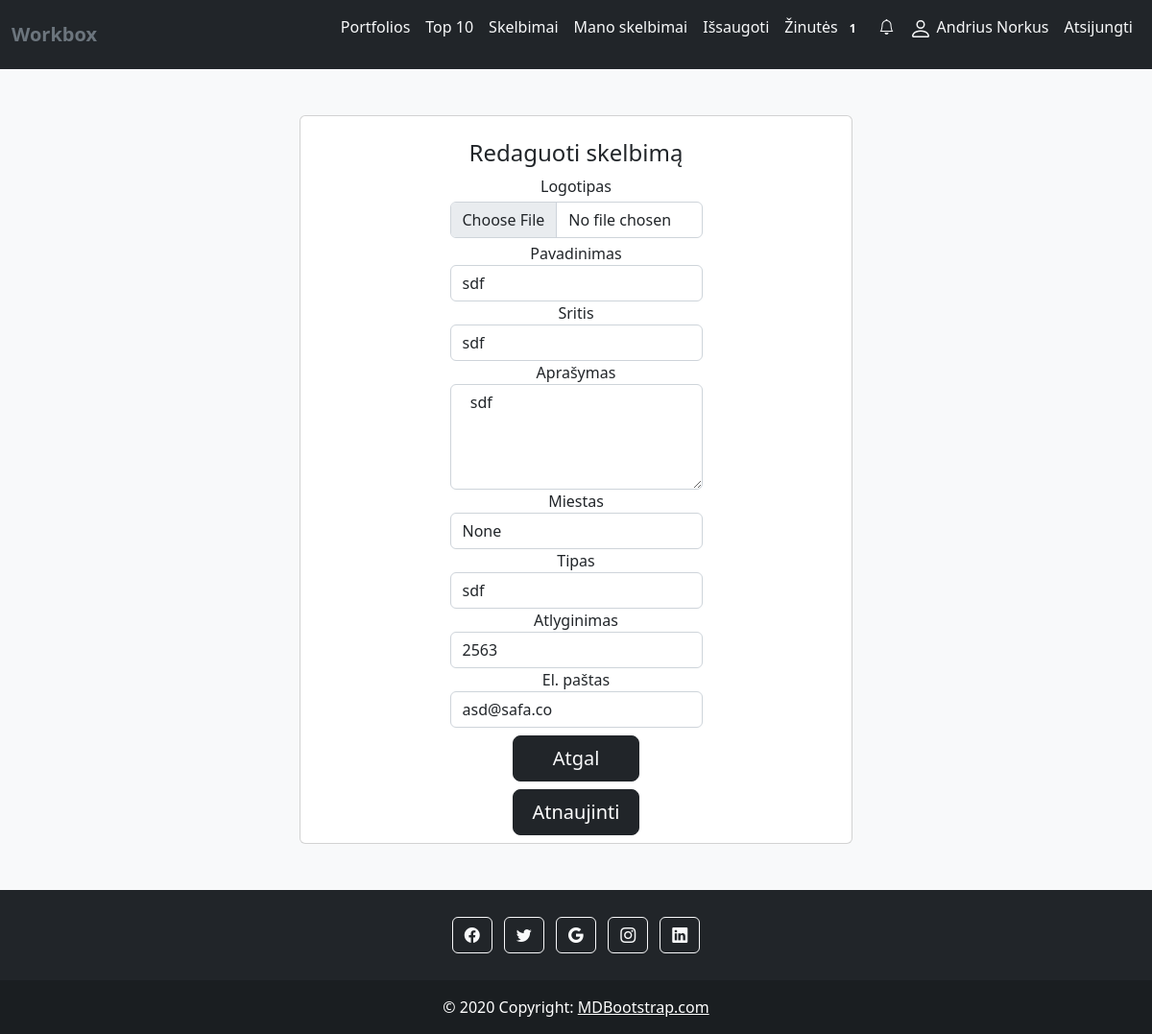
Page /edit_skelbimas/7 (signed in) on the committed database.
### core/models.py (models this page shows, shortened)
class Skelbimas(models.Model):
    logo = models.ImageField("Logo", default='no-image.png', upload_to='skelbimai', blank=True)
    name = models.CharField("Name",max_length=100, null=True,blank=True)
    about = models.CharField("About",max_length=100,null=True, blank=True)
    upload_date = models.DateField("Upload date",null=True,auto_now=True)
    area = models.CharField("Area",max_length=100, null=True, blank=True)
    user_id = models.ForeignKey("Profile", on_delete=models.CASCADE)
    type = models.CharField("Type",max_length=100,null=True, blank=True)
    salary = models.IntegerField("Salary",null=True, blank=True)
    email = models.CharField("Email",max_length=100,null=True, blank=True)
    location = models.CharField("Location", max_length=100, null=True, blank=True)

### core/views.py (the view, shortened to what this page needs)
# urls.py: path('edit_skelbimas/<int:id>', views.edit_skelbimas, name='edit_skelbimas'),
@login_required(login_url="signin")
def edit_skelbimas(request, id):
    user = request.user.id
    skelbimas = Skelbimas.objects.get(id=id)
    context = {
        'skelbimas': skelbimas,
        'useris': request.user,
    }
    return render(request, 'edit_skelbimas.html', context=context)

### core/views.py (called while the page is built)
def inbox_notifications(request):
    directs_count = 0
    if request.user.is_authenticated:
        directs_count = Message.objects.filter(user=request.user, is_read=False).count()
    return {'directs_count': directs_count}

def count_notifications(request):
    count_notifications = 0
    if request.user.is_authenticated:
        count_notifications = Notification.objects.filter(user=request.user, is_seen=False).count()
    return {'count_notifications': count_notifications}

### templates/edit_skelbimas.html (shortened to what this page needs)
{% extends 'base.html' %}
{% block content %}
{%load static%}
<div class="container-fluid my-5 w-50">
<section class="h-100 w-100 gradient-custom-2">
    <div class="card text-center">
        <br>
        <h4>Redaguoti skelbimą</h4>
        <form action="" method="POST" enctype="multipart/form-data">
            <div class="container w-50">
                <span>Logotipas</span>
                <input class="form-control my-1" type="file" name="logo">
                <span>Pavadinimas</span> <input type="text" class="form-control" name="pavadinimas" value="{{skelbimas.name}}">
                <span>Sritis</span> <input type="text" class="form-control" name="sritis" value="{{skelbimas.area}}">
                <span>Aprašymas</span> <textarea id="aprasymas" class="form-control" name="aprasymas" rows="4"
                                                 cols="50"> {{skelbimas.about}} </textarea>
                <span>Miestas</span> <input type="text" class="form-control" name="miestas" value="{{skelbimas.location}}">
                <span>Tipas</span> <input type="text" class="form-control" name="tipas" value="{{skelbimas.type}}">
                <span>Atlyginimas</span> <input type="text" class="form-control" name="atlyginimas" value="{{skelbimas.salary}}">
                <span>El. paštas</span> <input type="email" class="form-control" name="email" value="{{skelbimas.email}}">
                <button type="button" class="btn btn-dark btn-lg btn-block my-2" style="width:50%"><a class="text-light" href="{% url 'manoskelbimai' user %}" style="text-decoration:None;">Atgal</a>
                </button>
                <button type="submit" class="btn btn-dark btn-lg btn-block mb-2 " style="width:50%">Atnaujinti</button>
            </div>
        </form>
    </div>
</section>
    </div>
{% endblock %}

### templates/base.html (shortened to what this page needs)
<!DOCTYPE html>
{% load static %}
<html lang="en">
<head>
    <link href="https://cdn.jsdelivr.net/npm/bootstrap@5.2.2/dist/css/bootstrap.min.css" rel="stylesheet"
>
    <link rel="stylesheet" href="https://cdn.jsdelivr.net/npm/bootstrap-icons@1.9.1/font/bootstrap-icons.css">
</head>
<body class="bg-light d-flex flex-column min-vh-100">
<nav class="navbar navbar-expand-md bg-dark ">
    <div class="container-xxl ">
        <a href="{% url 'index'%}" class="navbar-brand">
            <span class="fw-bold text-secondary">Workbox</span>
        </a>
        <div class="collapse navbar-collapse justify-content-end align-center" id="main-nav">
            <ul class="navbar-nav ">
                <li class="nav-item">
                    <a class="nav-link text-light" href="{% url 'index' %}">Portfolios</a>
                </li>
                <li class="nav-item">
                    <a class="nav-link text-light" href="{% url 'top' %}">Top 10</a>
                </li>
                <li class="nav-item">
                    <a class="nav-link text-light" href="{% url 'skelbimai' %}">Skelbimai</a>
                </li>
                {% if user.is_authenticated %}
                <li class="nav-item"><a class="nav-link text-light" href="{% url 'manoskelbimai' user.id %}">Mano
                    skelbimai</a></li>
                <li class="nav-item"><a class="nav-link text-light" href="{% url 'issaugoti'%}">Išsaugoti
                    </a></li>
                <li class="nav-item"><a class="nav-link text-light" href="{% url 'inbox' %}" > Žinutės
                    {% if directs_count%}
                    <span class="badge"> {{directs_count}} </span>
                    {%else%}
                    <p></p>
                    {%endif%}
                    </a></li>
                <li class="nav-item"><a class="nav-link text-light" href="{% url 'show-notifications' %}"><span><i class="bi bi-bell"></i></span>
                    </a></li>
                <li class="nav-item"><a class="nav-link text-light" href="{% url 'manoprofilis' user.id %}">
                    {{ user.get_full_name }}</a></li>
                <li class="nav-item"><a class="nav-link text-light" href="{% url 'logout'%}?next=/">Atsijungti</a></li>
                {% else %}
                <li class="nav-item"><a class="nav-link text-light" href="{% url 'signin'%}?next={{request.path}}">Prisijungti</a>
                </li>
                <li class="nav-item"><a class="nav-link text-light" href="{% url 'signup'%}">Registruotis</a></li>
                {% endif %}
            </ul>
        </div>
    </div>
</nav>
{% block content %}{% endblock %}
<footer class="bg-dark text-center text-white mt-auto">
    <div class="container p-4 pb-0">
        <section class="mb-4">
            <a class="btn btn-outline-light btn-floating m-1" href="#!" role="button"
            ><i class="bi bi-facebook"></i
            ></a>
            <a class="btn btn-outline-light btn-floating m-1" href="#!" role="button"
            ><i class="bi bi-twitter"></i
            ></a>
            <a class="btn btn-outline-light btn-floating m-1" href="#!" role="button"
            ><i class="bi bi-google"></i
            ></a>
            <a class="btn btn-outline-light btn-floating m-1" href="#!" role="button"
            ><i class="bi bi-instagram"></i
            ></a>
            <a class="btn btn-outline-light btn-floating m-1" href="#!" role="button"
            ><i class="bi bi-linkedin"></i
            ></a>
        </section>
    </div>
    <div class="text-center p-3" style="background-color: rgba(0, 0, 0, 0.2);">
        © 2020 Copyright:
        <a class="text-white" href="https://mdbootstrap.com/">MDBootstrap.com</a>
    </div>
</footer>
</body>

### rows in the picture
Skelbimas: pavadinimas "sdf", sritis "sdf", aprasymas "sdf", miestas "None", tipas "sdf", atlyginimas "2563", email "asd@safa.co"

### other values in the picture
{{ directs_count }} "1"
{{ user.get_full_name }} "Andrius Norkus"
